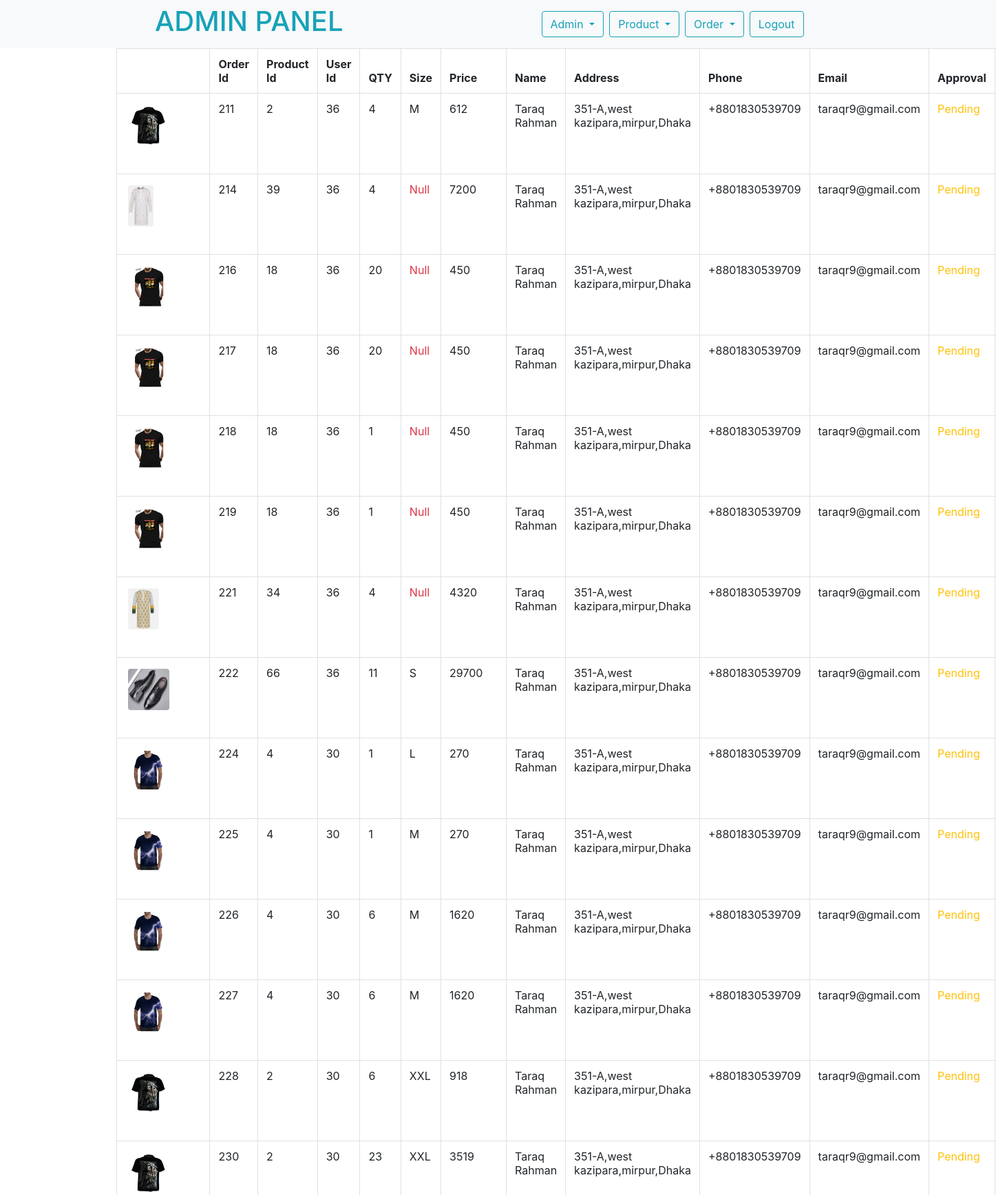
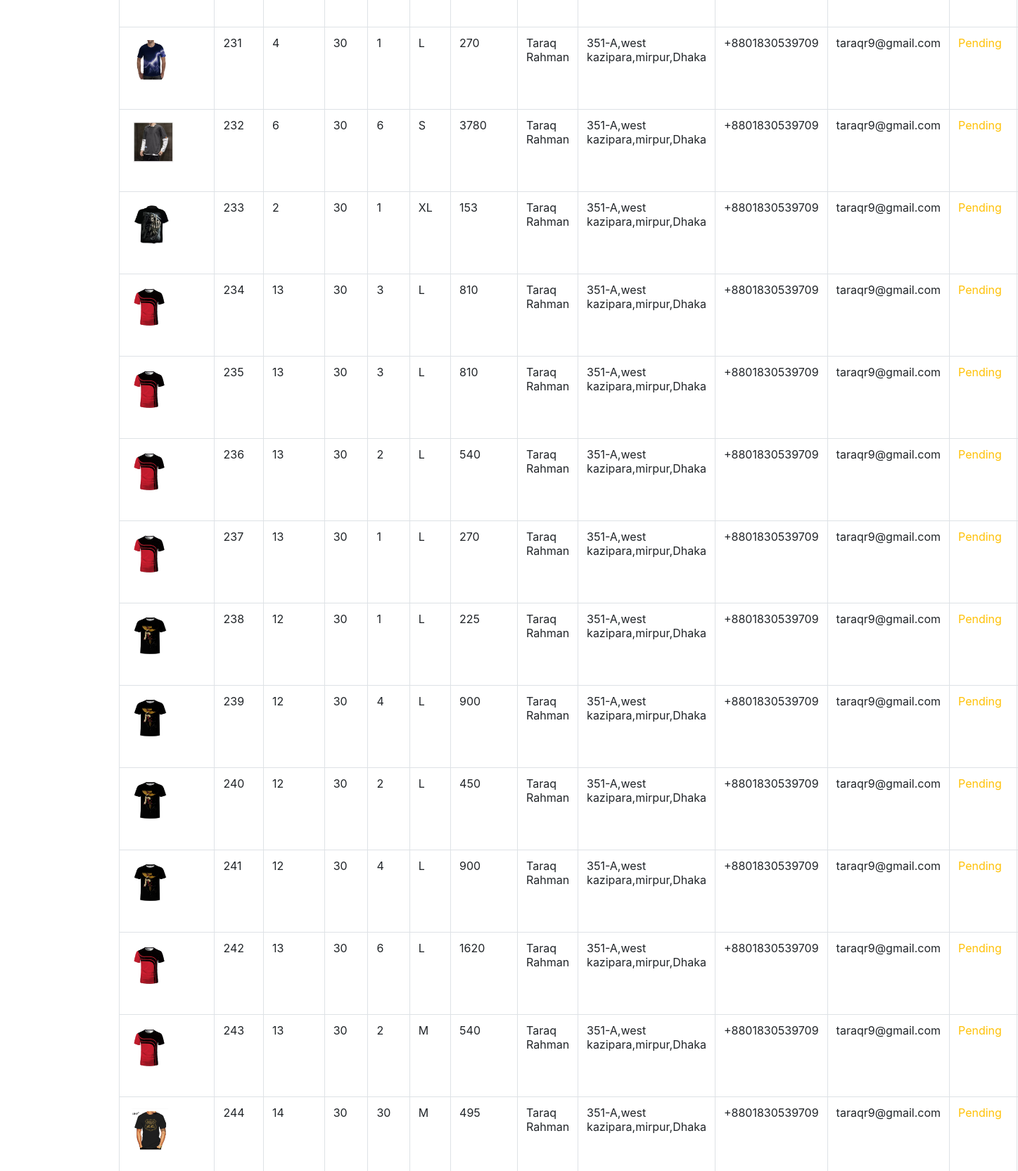
/admin/pending.php (signed in, upper part), run on the app's committed database (2 pictures, top to bottom).
### tables this page shows
CREATE TABLE `order` (
  `oid` int(11) NOT NULL,
  `pid` int(11) DEFAULT NULL,
  `uid` varchar(255) NOT NULL,
  `date` date NOT NULL DEFAULT current_timestamp(),
  `time` time NOT NULL DEFAULT current_timestamp(),
  `pname` varchar(255) NOT NULL,
  `qty` varchar(255) NOT NULL,
  `size` varchar(20) DEFAULT NULL,
  `category` varchar(11) NOT NULL,
  `sub_category` varchar(11) NOT NULL,
  `price` varchar(255) NOT NULL,
  `name` varchar(255) NOT NULL,
  `email` varchar(255) NOT NULL,
  `phone` varchar(20) NOT NULL,
  `address` varchar(255) NOT NULL,
  `status` varchar(20) NOT NULL,
  `approvedby` int(11) NOT NULL DEFAULT 3
);

### init.php (called while the page is built, shortened)
<?php
$source = new source;
?>

### classes/source.php (called while the page is built, shortened)
<?php
class source extends db{
    public $Query;
    public function Query($query,$param = []){
        if(empty($param)){
            $this->Query = $this->db->prepare($query);
            return $this->Query->execute();
        }else{
            $this->Query = $this->db->prepare($query);
            return $this->Query->execute($param);
        }
    }
    public function CountRows(){
        return $this->Query->rowCount();
    }
    public function FetchAll(){
        return $this->Query->FetchAll(PDO::FETCH_OBJ);
    }
}
?>

### classes/db.php (called while the page is built, shortened)
<?php
class db{
    private $host = "localhost";
    private $username = "root";
    private $password = "";
    private $database = "dailybazar";
    public function __construct(){
        try{
            $this->db = new PDO("mysql:hsot=".$this->host.";dbname=".$this->database,
            $this->username,$this->password);
        }catch(PDOException $e){
            echo "Connection problem : ".$e->getMessage();
        }
    }
}
?>

### admin/pending.php (the view, shortened to what this page needs)
<?php
include "../init.php";
?>
<html>
<head>
    <link rel="stylesheet" href="https://maxcdn.bootstrapcdn.com/bootstrap/4.0.0/css/bootstrap.min.css" />
</head>
<body>
<?php include 'splitfile/navbar.php' ?>
<div class="container-fluid">
    <div class="container">
      <table class="table table-hover">
        <thead>
          <tr class='col-1 border-left border-right'>
          <th class="col-1 border"></th>
          <th class="col-1 border">Order Id</th>
            <th class="col-1 border">Product Id</th>
            <th class="col-1 border">User Id</th>
            <th class="col-1 border">QTY</th>
            <th class="col-1 border">Size</th>
            <th class="col-1 border">Price</th>
            <th class="col-1 border">Name</th>
            <th class="col-1 border">Address</th>
            <th class="col-1 border">Phone</th>
            <th class="col-1 border">Email</th>
            <th class="col-1 border">Approval</th>
          </tr>
        </thead>
        <tbody>
          <?php
            $query = $source->Query("SELECT * FROM `order` where status='pending'");
            $details = $source->FetchAll();
            $numrow = $source->CountRows();
            if($numrow>0){
              foreach($details as $row):
            if($row->status==='Pending'){
              $app = "<a href='delete.php?deleteorder=".$row->oid."' class='btn btn-outline-danger mt-2'> Delete</a>";
              $approval_text="class = 'text-warning border'";
            }elseif($row->status==='Canceled'){
                $approval_text="class = 'text-danger border'";
            }else{
              $app = "";
              $approval_text="class = 'text-success border'";
            }
                echo "
                <tr class='col-1 border-left border-right'>
                <td class='col-1 border'> <img class='rounded m-1' style='height:60px;' src='../assets/productsimg/" . $row->pid . ".jpg' alt='Sample'></td>
                <td class='col-1 border'>".$row->oid."</td>
                <td class='col-1 border'>".$row->pid."</td>
                <td class='col-1 border'>".$row->uid."</td>
                <td class='col-1 border'>".$row->qty."</td>";
                if(!empty($row->size)){
                  echo "<td>".$row->size."</td>";
                }else{
                  echo "<td class='text-danger
                  '>Null</td>";
                }
                echo "
                <td class='col-1 border'>".$row->price."</td>
                <td class='col-1 border'>".$row->name."</td>
                <td class='col-1 border'>".$row->address."</td>
                <td class='col-1 border'>".$row->phone."</td>
                <td class='col-1 border'>".$row->email."</td>
                <td ".$approval_text.">".$row->status."</td>
                <td class='col-1 border'>"."<a href='approvedsql.php?approval=".$row->oid."' class='btn btn-outline-success mt-2'> Approve</a>".$app." </td>
                </tr>";
              endforeach;
            }
          ?>
        </tbody>
      </table>
    </div>
  </div>
</body>
</html>

### data on the page
order: oid "211", pid "2", uid "36", qty "4", size "M", price "612", name "Taraq Rahman", address "351-A,west kazipara,mirpur,Dhaka", phone "+8801830539709", email "taraqr9@gmail.com", status "Pending"
order: shows a picture, oid "214", pid "39", uid "36", qty "4", shows "Null", price "7200", name "Taraq Rahman", address "351-A,west kazipara,mirpur,Dhaka", phone "+8801830539709", email "taraqr9@gmail.com", status "Pending"
order: oid "216", pid "18", uid "36", qty "20", shows "Null", price "450", name "Taraq Rahman", address "351-A,west kazipara,mirpur,Dhaka", phone "+8801830539709", email "taraqr9@gmail.com", status "Pending"
order: oid "217", pid "18", uid "36", qty "20", shows "Null", price "450", name "Taraq Rahman", address "351-A,west kazipara,mirpur,Dhaka", phone "+8801830539709", email "taraqr9@gmail.com", status "Pending"
order: oid "218", pid "18", uid "36", qty "1", shows "Null", price "450", name "Taraq Rahman", address "351-A,west kazipara,mirpur,Dhaka", phone "+8801830539709", email "taraqr9@gmail.com", status "Pending"
order: oid "219", pid "18", uid "36", qty "1", shows "Null", price "450", name "Taraq Rahman", address "351-A,west kazipara,mirpur,Dhaka", phone "+8801830539709", email "taraqr9@gmail.com", status "Pending"
order: shows a picture, oid "221", pid "34", uid "36", qty "4", shows "Null", price "4320", name "Taraq Rahman", address "351-A,west kazipara,mirpur,Dhaka", phone "+8801830539709", email "taraqr9@gmail.com", status "Pending"
order: shows a picture, oid "222", pid "66", uid "36", qty "11", size "S", price "29700", name "Taraq Rahman", address "351-A,west kazipara,mirpur,Dhaka", phone "+8801830539709", email "taraqr9@gmail.com", status "Pending"
order: oid "224", pid "4", uid "30", qty "1", size "L", price "270", name "Taraq Rahman", address "351-A,west kazipara,mirpur,Dhaka", phone "+8801830539709", email "taraqr9@gmail.com", status "Pending"
order: oid "225", pid "4", uid "30", qty "1", size "M", price "270", name "Taraq Rahman", address "351-A,west kazipara,mirpur,Dhaka", phone "+8801830539709", email "taraqr9@gmail.com", status "Pending"
order: oid "226", pid "4", uid "30", qty "6", size "M", price "1620", name "Taraq Rahman", address "351-A,west kazipara,mirpur,Dhaka", phone "+8801830539709", email "taraqr9@gmail.com", status "Pending"
order: oid "227", pid "4", uid "30", qty "6", size "M", price "1620", name "Taraq Rahman", address "351-A,west kazipara,mirpur,Dhaka", phone "+8801830539709", email "taraqr9@gmail.com", status "Pending"
order: oid "228", pid "2", uid "30", qty "6", size "XXL", price "918", name "Taraq Rahman", address "351-A,west kazipara,mirpur,Dhaka", phone "+8801830539709", email "taraqr9@gmail.com", status "Pending"
order: oid "230", pid "2", uid "30", qty "23", size "XXL", price "3519", name "Taraq Rahman", address "351-A,west kazipara,mirpur,Dhaka", phone "+8801830539709", email "taraqr9@gmail.com", status "Pending"
order: oid "231", pid "4", uid "30", qty "1", size "L", price "270", name "Taraq Rahman", address "351-A,west kazipara,mirpur,Dhaka", phone "+8801830539709", email "taraqr9@gmail.com", status "Pending"
order: shows a picture, oid "232", pid "6", uid "30", qty "6", size "S", price "3780", name "Taraq Rahman", address "351-A,west kazipara,mirpur,Dhaka", phone "+8801830539709", email "taraqr9@gmail.com", status "Pending"
order: oid "233", pid "2", uid "30", qty "1", size "XL", price "153", name "Taraq Rahman", address "351-A,west kazipara,mirpur,Dhaka", phone "+8801830539709", email "taraqr9@gmail.com", status "Pending"
order: oid "234", pid "13", uid "30", qty "3", size "L", price "810", name "Taraq Rahman", address "351-A,west kazipara,mirpur,Dhaka", phone "+8801830539709", email "taraqr9@gmail.com", status "Pending"
order: oid "235", pid "13", uid "30", qty "3", size "L", price "810", name "Taraq Rahman", address "351-A,west kazipara,mirpur,Dhaka", phone "+8801830539709", email "taraqr9@gmail.com", status "Pending"
order: oid "236", pid "13", uid "30", qty "2", size "L", price "540", name "Taraq Rahman", address "351-A,west kazipara,mirpur,Dhaka", phone "+8801830539709", email "taraqr9@gmail.com", status "Pending"
order: oid "237", pid "13", uid "30", qty "1", size "L", price "270", name "Taraq Rahman", address "351-A,west kazipara,mirpur,Dhaka", phone "+8801830539709", email "taraqr9@gmail.com", status "Pending"
order: oid "238", pid "12", uid "30", qty "1", size "L", price "225", name "Taraq Rahman", address "351-A,west kazipara,mirpur,Dhaka", phone "+8801830539709", email "taraqr9@gmail.com", status "Pending"
order: oid "239", pid "12", uid "30", qty "4", size "L", price "900", name "Taraq Rahman", address "351-A,west kazipara,mirpur,Dhaka", phone "+8801830539709", email "taraqr9@gmail.com", status "Pending"
order: oid "240", pid "12", uid "30", qty "2", size "L", price "450", name "Taraq Rahman", address "351-A,west kazipara,mirpur,Dhaka", phone "+8801830539709", email "taraqr9@gmail.com", status "Pending"
order: oid "241", pid "12", uid "30", qty "4", size "L", price "900", name "Taraq Rahman", address "351-A,west kazipara,mirpur,Dhaka", phone "+8801830539709", email "taraqr9@gmail.com", status "Pending"
order: oid "242", pid "13", uid "30", qty "6", size "L", price "1620", name "Taraq Rahman", address "351-A,west kazipara,mirpur,Dhaka", phone "+8801830539709", email "taraqr9@gmail.com", status "Pending"
order: oid "243", pid "13", uid "30", qty "2", size "M", price "540", name "Taraq Rahman", address "351-A,west kazipara,mirpur,Dhaka", phone "+8801830539709", email "taraqr9@gmail.com", status "Pending"
order: shows a picture, oid "244", pid "14", uid "30", qty "30", size "M", price "495", name "Taraq Rahman", address "351-A,west kazipara,mirpur,Dhaka", phone "+8801830539709", email "taraqr9@gmail.com", status "Pending"
